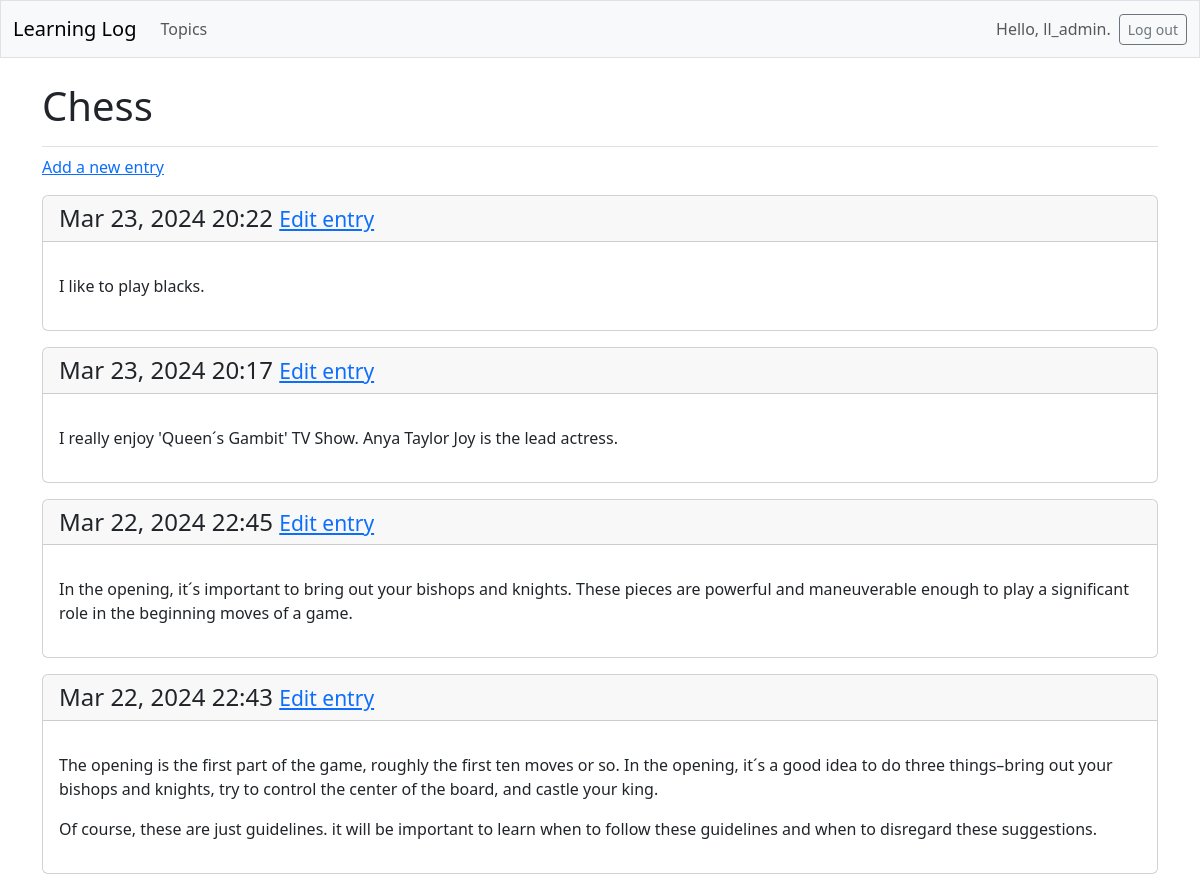
The page /topics/1/ (signed in) on the database its author committed.
### learning_logs/models.py (models this page shows, shortened)
class Topic (models.Model):
    text = models.CharField(max_length=200)
    date_added = models.DateTimeField(auto_now_add=True)
    owner = models.ForeignKey(User, on_delete=models.CASCADE)

class Entry(models.Model):
    topic = models.ForeignKey(Topic, on_delete=models.CASCADE)
    text = models.TextField()
    date_added = models.DateTimeField(auto_now_add=True)
    class Meta:
        verbose_name_plural = 'entries'

### learning_logs/views.py (the view)
# urls.py: path('topics/<int:topic_id>/', views.topic, name = 'topic'),
@login_required
def topic (request, topic_id):
    topic = Topic.objects.get(id = topic_id)
    check_topic_owner(request, topic.id)
    entries = topic.entry_set.order_by('-date_added')
    context = {'topic': topic, 'entries': entries}
    return render(request, 'learning_logs/topic.html', context)

### learning_logs/views.py (called while the page is built)
def check_topic_owner (request, topic_id):
    topic = Topic.objects.get(id = topic_id)
    if topic.owner != request.user:
        raise Http404
    return topic

### learning_logs/templates/learning_logs/topic.html
{% extends 'learning_logs/base.html' %}
{% block page_header %}
    <h1>{{ topic.text }}</h1>
{% endblock page_header %}
{% block content %}
    <p>
        <a href="{% url 'learning_logs:new_entry' topic.id %}">
            Add a new entry</a>
    </p>
    {% for entry in entries %}
        <div class="card mb-3">
            <h4 class = "card-header">
                {{ entry.date_added|date:'M d, Y H:i' }}
                <small><a href="{% url 'learning_logs:edit_entry' entry.id %}">
                        Edit entry</a></small>
            </h4>
            <div class="card-body">
                <p class="card-text">{{ entry.text|linebreaks }}</p></div>
        </div>
    {% empty %}
        <li>No entries have been added yet.</li>
    {% endfor %}
{% endblock content %}

### learning_logs/templates/learning_logs/base.html (shortened to what this page needs)
<!doctype html>
<html lang = 'eng'>
<head>
    {% load django_bootstrap5 %}
    {% bootstrap_css %}
</head>
<body>
    <nav class="navbar navbar-expand-md navbar-light bg-light mb-4 border">
        <div class="container-fluid">
            <a class="navbar-brand" href="{% url 'learning_logs:index' %}">
                Learning Log</a>
            <div class="collapse navbar-collapse" id="navbarCollapse">
                <ul class="navbar-nav me-auto mb-2 mb-md-0">
                    <li class="nav-item">
                        <a class="nav-link"
                        href="{% url 'learning_logs:topics' %}">Topics</a>
                    </li>
                </ul>
                <ul class="navbar-nav ms-auto mb-2 mb-md-0">
                    {% if user.is_authenticated %}
                    <li class="nav-item">
                        <span class="nav-link">Hello, {{ user.username }}.
                        </span></li>
                    {% endif %}
                </ul>
                {% if user.is_authenticated %}
                <form action="{% url 'accounts:logout' %}" method="post">
                    <button type="submit"
                        class="btn btn-outline-secondary btn-sm">
                        Log out</button>
                </form>
                {% endif %}
        </div>
    </nav>
    <main class="container">
        <div class="pb-2 mb-2 border-bottom">
            {% block page_header %}{% endblock page_header %}
        </div>
        <div>
            {% block content %}{% endblock content %}
        </div>
    </main>
</body>
</html>

### rows shown on the page
Topic: text "Chess"
Entry: date_added "Mar 23, 2024 20:22", text "I like to play blacks."
Entry: date_added "Mar 23, 2024 20:17", text "I really enjoy 'Queen´s Gambit' TV Show. Anya Taylor Joy is the lead actress."
Entry: date_added "Mar 22, 2024 22:45", text "In the opening, it´s important to bring out your bishops and knights. These pieces are powerful and maneuverable enough to play a significant role in the beginning moves of a game."
Entry: date_added "Mar 22, 2024 22:43", text "The opening is the first part of the game, roughly the first ten moves or so. In the opening, it´s a good idea to do three things–bring out your bishops and knights, try to control the center of the board, and castle your king. Of course, these are just guidelines. it will be important to learn when to follow these guidelines and when to disregard these suggestions."

### other values the page prints
{{ user.username }} "ll_admin"
